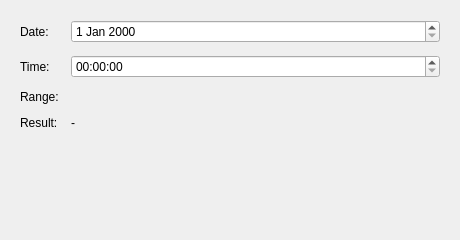
<?xml version="1.0" encoding="UTF-8"?>
<ui version="4.0">
 <class>MainWindow</class>
 <widget class="QMainWindow" name="MainWindow">
  <property name="geometry">
   <rect>
    <x>0</x>
    <y>0</y>
    <width>460</width>
    <height>240</height>
   </rect>
  </property>
  <property name="windowTitle">
   <string>QCustomDateTimeEdit Example</string>
  </property>
  <widget class="QWidget" name="centralwidget">
   <layout class="QFormLayout" name="formLayout">
    <property name="horizontalSpacing">
     <number>12</number>
    </property>
    <property name="verticalSpacing">
     <number>12</number>
    </property>
    <property name="leftMargin">
     <number>20</number>
    </property>
    <property name="topMargin">
     <number>20</number>
    </property>
    <property name="rightMargin">
     <number>20</number>
    </property>
    <property name="bottomMargin">
     <number>20</number>
    </property>
    <item row="0" column="0">
     <widget class="QLabel" name="dateLabel">
      <property name="text">
       <string>Date:</string>
      </property>
     </widget>
    </item>
    <item row="0" column="1">
     <widget class="QCustomDateEdit" name="dateEdit"/>
    </item>
    <item row="1" column="0">
     <widget class="QLabel" name="timeLabel">
      <property name="text">
       <string>Time:</string>
      </property>
     </widget>
    </item>
    <item row="1" column="1">
     <widget class="QCustomTimeEdit" name="timeEdit"/>
    </item>
    <item row="2" column="0">
     <widget class="QLabel" name="rangeLabel">
      <property name="text">
       <string>Range:</string>
      </property>
     </widget>
    </item>
    <item row="2" column="1">
     <widget class="QCustomDateRangeEdit" name="rangeEdit" native="true"/>
    </item>
    <item row="3" column="0">
     <widget class="QLabel" name="resultCaption">
      <property name="text">
       <string>Result:</string>
      </property>
     </widget>
    </item>
    <item row="3" column="1">
     <widget class="QLabel" name="resultLabel">
      <property name="text">
       <string>-</string>
      </property>
     </widget>
    </item>
   </layout>
  </widget>
 </widget>
 <customwidgets>
  <customwidget>
   <class>QCustomDateEdit</class>
   <extends>QDateEdit</extends>
   <header location="global">Custom_Widgets.QCustomDateTimeEdit.h</header>
  </customwidget>
  <customwidget>
   <class>QCustomTimeEdit</class>
   <extends>QTimeEdit</extends>
   <header location="global">Custom_Widgets.QCustomDateTimeEdit.h</header>
  </customwidget>
  <customwidget>
   <class>QCustomDateRangeEdit</class>
   <extends>QWidget</extends>
   <header location="global">Custom_Widgets.QCustomDateTimeEdit.h</header>
  </customwidget>
 </customwidgets>
 <resources/>
 <connections/>
</ui>
